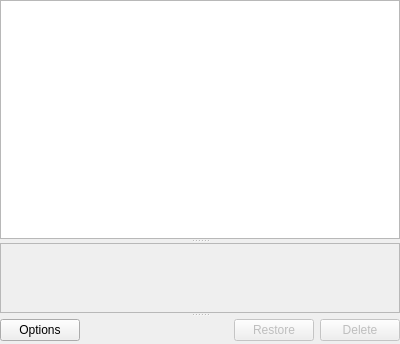
<?xml version="1.0" encoding="UTF-8"?>
<ui version="4.0">
 <class>revisions</class>
 <widget class="QWidget" name="revisions">
  <property name="geometry">
   <rect>
    <x>0</x>
    <y>0</y>
    <width>400</width>
    <height>344</height>
   </rect>
  </property>
  <property name="windowTitle">
   <string>Form</string>
  </property>
  <layout class="QVBoxLayout" name="verticalLayout_2">
   <property name="margin">
    <number>0</number>
   </property>
   <item>
    <widget class="QSplitter" name="splitter">
     <property name="orientation">
      <enum>Qt::Vertical</enum>
     </property>
     <widget class="QListWidget" name="list">
      <property name="sizePolicy">
       <sizepolicy hsizetype="Expanding" vsizetype="Preferred">
        <horstretch>0</horstretch>
        <verstretch>0</verstretch>
       </sizepolicy>
      </property>
     </widget>
     <widget class="QScrollArea" name="scrollArea">
      <property name="widgetResizable">
       <bool>true</bool>
      </property>
      <widget class="QWidget" name="scrollAreaWidgetContents">
       <property name="geometry">
        <rect>
         <x>0</x>
         <y>0</y>
         <width>396</width>
         <height>70</height>
        </rect>
       </property>
       <layout class="QVBoxLayout" name="verticalLayout">
        <item>
         <widget class="QLabel" name="view">
          <property name="sizePolicy">
           <sizepolicy hsizetype="Expanding" vsizetype="Expanding">
            <horstretch>0</horstretch>
            <verstretch>0</verstretch>
           </sizepolicy>
          </property>
          <property name="text">
           <string/>
          </property>
          <property name="alignment">
           <set>Qt::AlignLeading|Qt::AlignLeft|Qt::AlignTop</set>
          </property>
          <property name="wordWrap">
           <bool>true</bool>
          </property>
          <property name="textInteractionFlags">
           <set>Qt::LinksAccessibleByMouse|Qt::TextSelectableByMouse</set>
          </property>
         </widget>
        </item>
       </layout>
      </widget>
     </widget>
     <widget class="QWidget" name="layoutWidget">
      <layout class="QHBoxLayout" name="horizontalLayout_2">
       <item>
        <widget class="QPushButton" name="btnOptions">
         <property name="text">
          <string>Options</string>
         </property>
        </widget>
       </item>
       <item>
        <spacer name="horizontalSpacer">
         <property name="orientation">
          <enum>Qt::Horizontal</enum>
         </property>
         <property name="sizeHint" stdset="0">
          <size>
           <width>40</width>
           <height>20</height>
          </size>
         </property>
        </spacer>
       </item>
       <item>
        <widget class="QPushButton" name="btnRestore">
         <property name="enabled">
          <bool>false</bool>
         </property>
         <property name="text">
          <string>Restore</string>
         </property>
        </widget>
       </item>
       <item>
        <widget class="QPushButton" name="btnDelete">
         <property name="enabled">
          <bool>false</bool>
         </property>
         <property name="text">
          <string>Delete</string>
         </property>
        </widget>
       </item>
      </layout>
     </widget>
    </widget>
   </item>
  </layout>
 </widget>
 <resources/>
 <connections/>
</ui>
